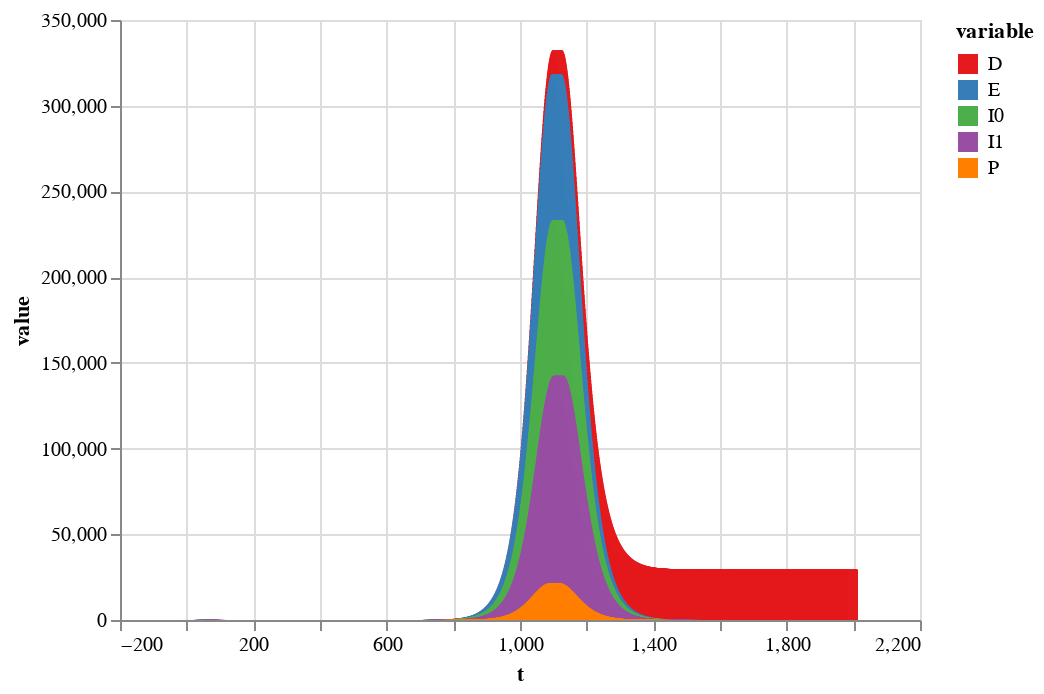

The notebook cell this image was saved under:
### Code cell
alt.Chart(plot_values).mark_bar().encode(
    x='t',
    y=alt.Y('value', stack=True),
    color=alt.Color('variable', scale=alt.Scale(scheme="set1"))
).properties(
).interactive()

### Figure 1 — Vega-Lite specification as saved in the notebook (floating-point values rounded to 4 significant figures; data arrays with more than 128 entries replaced by an {"elided": "..."} marker saying what was removed)
{"$schema": "https://vega.github.io/schema/vega-lite/v3.4.0.json", "config": {"mark": {"tooltip": null}, "view": {"height": 300, "width": 400}}, "data": {"name": "data-3d6382c43b40a05afd37239240256ca0"}, "datasets": {"data-3d6382c43b40a05afd37239240256ca0": {"elided": "10000 records"}}, "encoding": {"color": {"field": "variable", "scale": {"scheme": "set1"}, "type": "nominal"}, "x": {"field": "t", "type": "quantitative"}, "y": {"field": "value", "stack": true, "type": "quantitative"}}, "mark": "bar", "selection": {"selector132": {"bind": "scales", "encodings": ["x", "y"], "type": "interval"}}}
